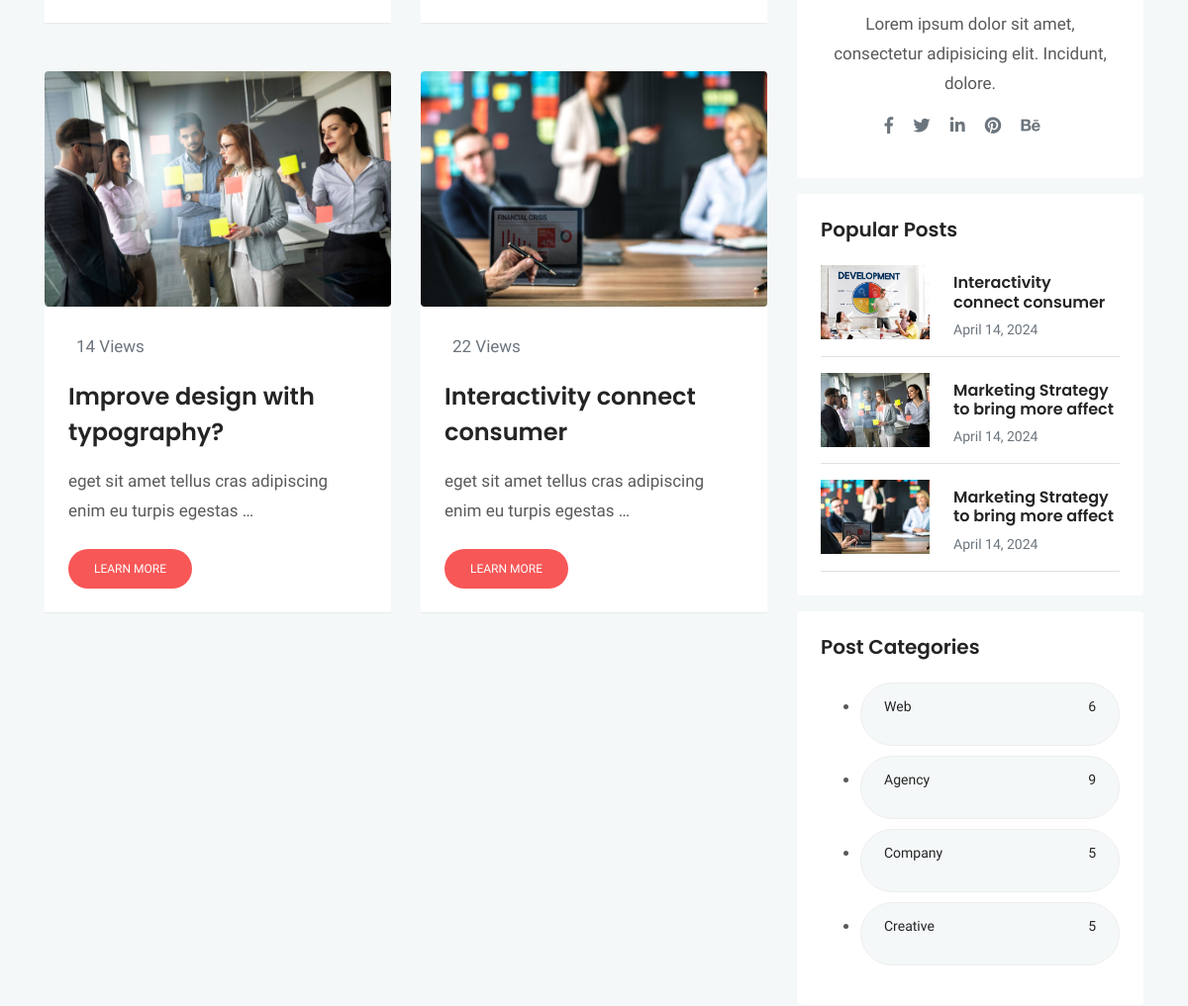
The page /blog/ (middle part) on the database as committed earlier.
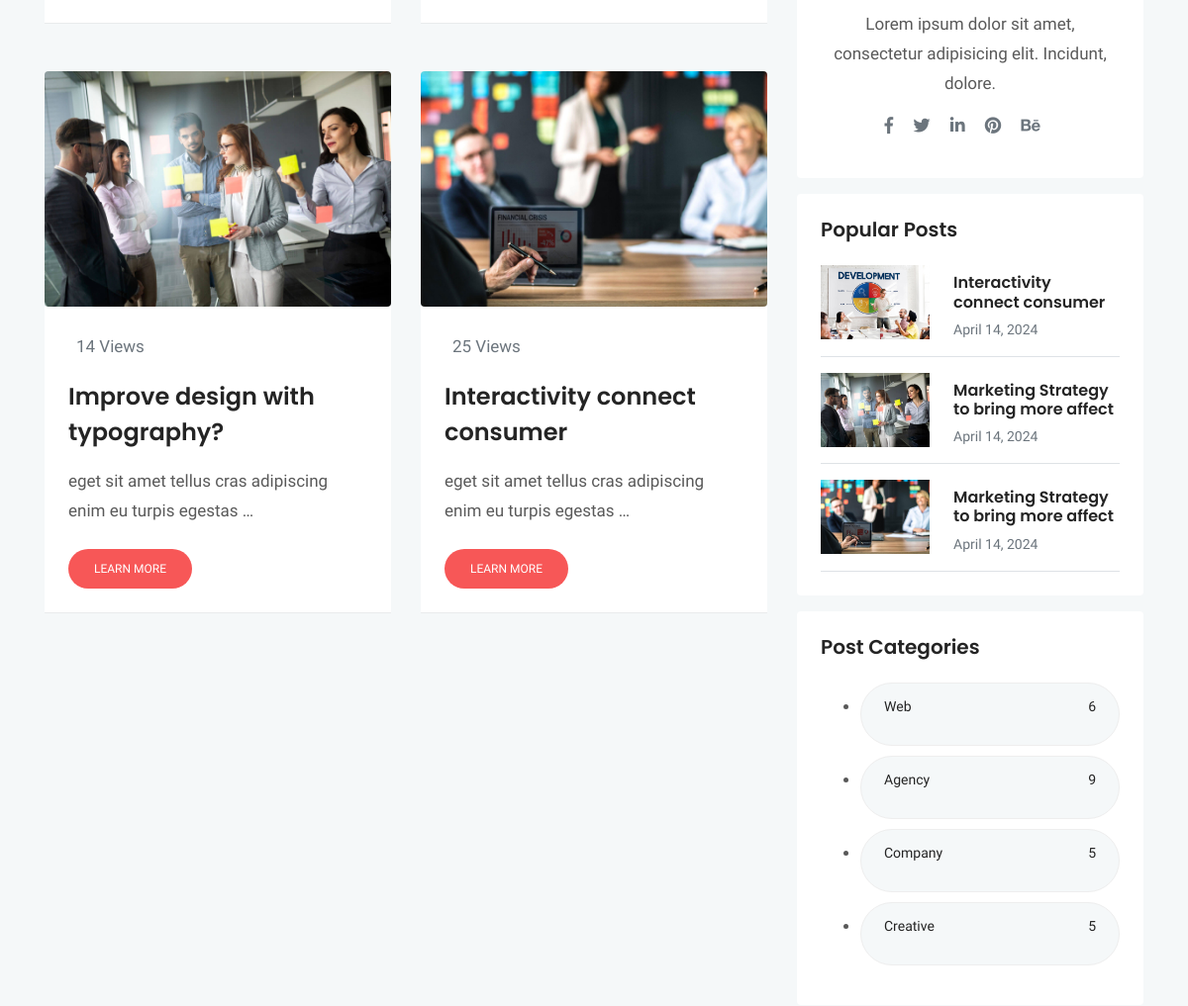
The same page on the database as committed later.
### blog/models.py (models this page shows, shortened)
class Post (models.Model) :
    image = models.ImageField(upload_to = 'blog/',default = 'blog/default.jpg')
    author = models.ForeignKey(User,on_delete=models.SET_NULL,null=True)
    title = models.CharField (max_length = 200)
    content = models.TextField ()
    tags = TaggableManager()
    category = models.ManyToManyField (Category)
    counted_view = models.IntegerField (default = 0)
    status = models.BooleanField (default = False)
    login_required = models.BooleanField (default = False)
    published_date = models.DateTimeField (null = True)
    created_date = models.DateTimeField (auto_now_add = True)
    update_date = models.DateTimeField (auto_now = True)
    class Meta:
        ordering = ['-created_date']

### blog/views.py (the view)
# urls.py: path('', blog_view, name="index"),
def blog_view(request, **kwargs) :
    posts = Post.objects.filter(status = 1, published_date__lte = timezone.now())
    if kwargs.get('cat_name') != None:
        posts = posts.filter(category__name=kwargs['cat_name'])
    if kwargs.get('author_username') != None:
        posts = posts.filter(author__username = kwargs['author_username'])
    if kwargs.get('tag_name') != None:
        posts = posts.filter(tags__name__in=[kwargs['tag_name']])
    posts = Paginator (posts,4)
    try:
        page_number = request.GET.get ('page')
        posts = posts.get_page(page_number)
    except PageNotAnInteger:
        posts = posts.get_page(1)
    except EmptyPage:
        posts = posts.get_page(1)
    context = {'posts': posts}
    return render(request, "blog/blog-sidebar.html", context)

### blog/models.py (called while the page is built)
    def __str__(self):
        return self.name

### blog/templatetags/blog_tags.py (called while the page is built)
@register.inclusion_tag('blog/popular-posts.html')
def latestposts(arg = 3) :
    posts = Post.objects.filter(status = 1).order_by('published_date')[:arg]
    return {'posts': posts}

@register.inclusion_tag('blog/post-categories.html')
def postcategories() :
    posts = Post.objects.filter(status = 1)
    categories = Category.objects.all()
    cat_dict = {}
    for name in categories :
        cat_dict[name]=posts.filter(category=name).count()
    return {'categories':cat_dict}

### templates/blog/blog-sidebar.html (shortened to what this page needs)
{% extends 'base.html' %}
{% load static %}
{% load blog_tags %}
{% block content %}
<!doctype html>
<html lang="en">
<head>
  <link rel="stylesheet" href="{% static 'plugins/bootstrap/css/bootstrap.min.css' %}">
  <link rel="stylesheet" href="{% static 'plugins/themify/css/themify-icons.css' %}">
  <link rel="stylesheet" href="{% static 'plugins/fontawesome/css/all.css' %}">
  <link rel="stylesheet" href="{% static 'plugins/magnific-popup/dist/magnific-popup.css' %}">
  <link rel="stylesheet" href="{% static 'plugins/slick-carousel/slick/slick.css' %}">
  <link rel="stylesheet" href="{% static 'plugins/slick-carousel/slick/slick-theme.css' %}">
  <link rel="stylesheet" href="{% static 'css/style.css' %}">
</head>
<body>
  <div class="main-wrapper ">
    <section class="section blog-wrap bg-gray">
      <div class="container">
        <div class="row">
          <div class="col-lg-8">
            <div class="row">
              {% for post in posts %}
              <div class="col-lg-6 col-md-6 mb-5">
                <div class="blog-item">
                  <img src="{{post.image.url}}" alt="" class="img-fluid rounded">
                  <div class="blog-item-content bg-white p-4">
                    <div class="blog-item-meta  py-1 px-2">
                      <span class="text-muted text-capitalize mr-3"></i>{{post.counted_view}} Views</span>
                    </div>
                    <h3 class="mt-3 mb-3"><a href="{% url 'blog:single' pid=post.id %}">{{post.title}}</a></h3>
                    <p class="mb-4">{{ post.content|truncatewords:10 }}</p>
                    <a href="{{post.id}}" class="btn btn-small btn-main btn-round-full">Learn More</a>
                  </div>
                </div>
              </div>
              {% endfor %}
            </div>
          </div>
          <div class="col-lg-4">
            <div class="sidebar-wrap">
              {% include 'blog/blog-writer.html' %}
              {% latestposts 3 %}
              {% postcategories %}
            </div>
    </section>
</body>
</html>
{% endblock %}

Rows that differ between the two databases and show on the page:
changed Post (number 2 of 5 on the later page): counted_view "22" → "25"
